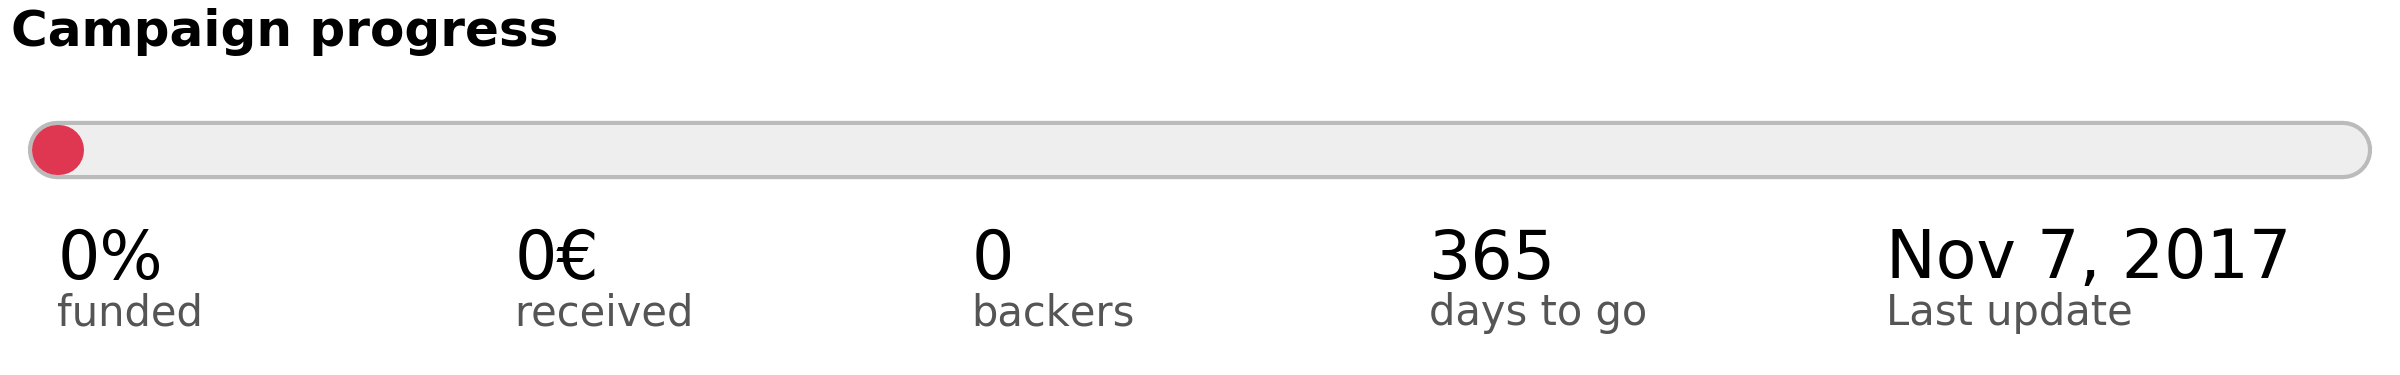

Here is the Python script that generated this plot:
import matplotlib.pyplot as plt

fig = plt.figure(figsize=(8,1.25))
ax = plt.axes([0,0,1,1], frameon=False)

ax.plot([0, 1.00], [.6,.6], color="#bbbbbb", linewidth = 14, solid_capstyle='round')
ax.plot([0, 1.00], [.6,.6], color="#eeeeee", linewidth = 12, solid_capstyle='round')
ax.plot([0, 0.001], [.6,.6], color="#df3651", linewidth = 12, solid_capstyle='round')

plt.xlim(-0.025,1.025)
plt.ylim(0.0,1.0)
plt.xticks([]), plt.yticks([])

big, small = 16, 10
space = .2
color1 = "#000000"
color2 = "#555555"

plt.text(-0.02, 0.85, "Campaign progress",
         va="bottom", weight="bold", fontsize=12, color=color1)

y = 0.22
plt.text(0*space, y, "0%", va="bottom", fontsize=big, color=color1)
plt.text(0*space, y, "funded", va="top", fontsize=small, color=color2)
plt.text(1*space, y, "0€",  va="bottom", fontsize=big, color=color1)
plt.text(1*space, y, "received", va="top", fontsize=small, color=color2)
plt.text(2*space, y, "0",  va="bottom", fontsize=big, color=color1)
plt.text(2*space, y, "backers", va="top", fontsize=small, color=color2)
plt.text(3*space, y, "365",  va="bottom", fontsize=big, color=color1)
plt.text(3*space, y, "days to go", va="top", fontsize=small, color=color2)
plt.text(4*space, y, "Nov 7, 2017",  va="bottom", fontsize=big, color=color1)
plt.text(4*space, y, "Last update", va="top", fontsize=small, color=color2)

plt.tight_layout()
plt.savefig("crowdfunding.png", dpi=300)
plt.show()
